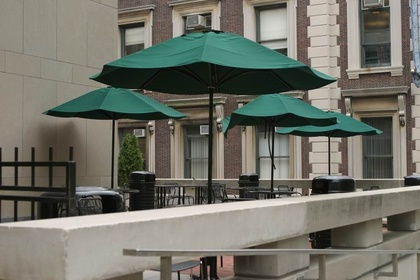
%> input picture test_image_1.jpg, 420 x 280 px, shrunk from 737 x 492 before the run
$ octave --eval "result = feature_geometry_function('test_image_1.jpg');"   (GNU Octave 9; MATLAB toolbox functions it lacks are replaced by stand-ins)
%> lines starting %> are read from the running program, lines starting %| are printed output that depends on the picture
### feature_intensity_with_surface_gradient_bessel.m
function feature = feature_intensity_with_surface_gradient_bessel(imageFile)

% Usages:
%  feature = feature_intensity_with_surface_gradient_bessel(imageFile)
%  computes feature extracted from joint distribution of the intensity
%  image and the scale-space (scale = 1) surface gradient image, by the means of the
%  rigid body moment. The input "imageFile" is a filepath. The
%  output "feature" is a column vector.
%
% Example:
%  feature = feature_intensity_with_surface_gradient_bessel('test_image_1.jpg');
%
% By Tian Tsong Ng, July 2005


scaleSpace = 1;

offset = 10;

momDim = 6;
tempProdMoment = zeros(1,momDim*(momDim-1)/2);
tempInertiaMoment = zeros(1,momDim);


tempMag = [];
tempNInertia = [];
tempNCentroid = [];
tempNProd = [];

% check whether is a image file name or an image matrix
if ischar(imageFile)
    im = imread(imageFile);
else
    im = imageFile;
end

im = im2double(im);
height = size(im,1);
width = size(im,2);

H = ss_surface_gradient_bessel(im,scaleSpace);
H = H(offset:(end-offset),offset:(end-offset),:);
im = im(offset:(end-offset),offset:(end-offset),:);
height = size(im,1);
width = size(im,2);

H = reshape(H,[height*width 3]);
im = reshape(im,[height*width 3]);

H = H/std(H(:));

vectors = [H(:,1) im(:,1) H(:,2) im(:,2) H(:,3) im(:,3)];
clear H im

vectors2 = vectors.^2;
mag = sqrt(sum(vectors2,2));

% compute mag features

tempMag = [mean(mag) var(mag) skewness(mag) kurtosis(mag)];

% compute normalized quantities

mag(mag==0) = 1;
uVectors = vectors./mag(:,[1 1 1 1 1 1]);

uVectors2 = mean(uVectors.^2,1);
uvectorsSum = sum(uVectors2);

for hC = 1:momDim
    tempInertiaMoment(hC) = uvectorsSum - uVectors2(hC);
end

tempNInertia = tempInertiaMoment;

% compute normalized moment of product

momC = 1;
for rr = 1:momDim
    for cc = (rr+1):momDim
        tempProdMoment(momC) = mean(uVectors(:,rr).*uVectors(:,cc));
        momC = momC + 1;
    end
end

tempNProd = tempProdMoment;

% compute normalized centroid

tempNCentroid = mean(uVectors,1);

feature = [tempMag(:) ; tempNInertia(:) ; tempNProd(:) ; tempNCentroid(:)];

### ss_derivative_bessel.m
function d = ss_derivative_bessel(im,dname,s,accuracy_order)

% Usages:
%  d = ss_derivative_bessel(im,dname,s) computes multiple scale-space
%  derivatives of the image "im" at scale "s" in one go specified
%  as in "dname" cell, in the form 'o','x',y','xy','yx','xx' and 'yy'. The
%  output "d" is a cell.
%
%  d = ss_derivative_bessel(im,dname,s,single) computes a single
%  scale-space derivative where "dname" is a string and output "d" is a
%  matrix
%
% Example:
%  d = ss_derivative_bessel(im,{'x','y'},1) return d = {dx,dy}
%  d = ss_derivative_bessel(im,'x',1,true) return d = dx
%
% By Tian Tsong Ng, July 2005

if ~exist('accuracy_order','var')
    accuracy_order = 8;
end

if s > 0
    x = -10:10; T = besseli(x,s,1);
    im = imfilter(im,T'*T,'symmetric','same','corr');
end

% discrete 1d derivative filter of order n
d1_2  = [-1/2 0 1/2];
d1_4  = [1/12 -2/3 0 2/3 -1/12];
d1_6  = [-1/60 3/20 -3/4 0 3/4 -3/20 1/60];
d1_8  = [1/280 -4/105 1/5 -4/5 0 4/5 -1/5 4/105 -1/280];

d2_2  = [1 -2 1];
d2_4  = [-1/12 4/3 -5/2 4/3 -1/12];
d2_6  = [1/90 -3/20 3/2 -49/18 3/2 -3/20 1/90];
d2_8  = [-1/560 8/315 -1/5 8/5 -205/72 8/5 -1/5 8/315 -1/560];

eval(sprintf('d1 = d1_%d;',accuracy_order));
eval(sprintf('d2 = d2_%d;',accuracy_order));

% d3 = [-0.5,1,0,-1,0.5];
% d4 = [1,-4,6,-4,1];

if ~iscell(dname)
    switch dname
        case 'o'
            d = im;
        case 'x'
            d = imfilter(im,d1,'symmetric','same','corr');
        case 'y'
            d = imfilter(im,d1(:),'symmetric','same','corr');
        case 'xx'
            d = imfilter(im,d2,'symmetric','same','corr');
        case 'yy'
            d = imfilter(im,d2(:),'symmetric','same','corr');
        case 'xy'
            d = imfilter(im,d1'*d1,'symmetric','same','corr');
        case 'yx'
            d = imfilter(im,d1'*d1,'symmetric','same','corr');
        otherwise
            fprintf('d order not found\n');
    end
else
    d = cell(1,length(dname));

    for dC = 1:length(dname)
        switch dname{dC}
            case 'o'
                d{dC} = im;
            case 'x'
                d{dC} = imfilter(im,d1,'symmetric','same','corr');
            case 'y'
                d{dC} = imfilter(im,d1(:),'symmetric','same','corr');
            case 'xx'
                d{dC} = imfilter(im,d2,'symmetric','same','corr');
            case 'yy'
                d{dC} = imfilter(im,d2(:),'symmetric','same','corr');
            case 'xy'
                d{dC} = imfilter(im,d1'*d1,'symmetric','same','corr');
            case 'yx'
                d{dC} = imfilter(im,d1'*d1,'symmetric','same','corr');
            otherwise
                fprintf('d order not found\n');
        end
    end
end

### ss_surface_gradient_bessel.m
function surgrad = ss_surface_gradient_bessel(im,s)

% Usages:
%  surgrad = ss_surface_gradient_bessel(im,s) computes scale-space
%  surface gradient of the image "im" at scale "s". The
%  output "surgrad" is a matrix.
%
%  The scale-space kernel used is the discrete scale-space kernel with the
%  form of the Bessel function
%
% Example:
%  im = imread('abc.jpg');
%  d = ss_surface_gradient_bessel(im,1);
%
% By Tian Tsong Ng, July 2005

h = 0.1;

dname = {'x','y'};
d = ss_derivative_bessel(im,dname,s);

scale_E_grad2 = (d{1}.^2 + d{2}.^2)/h^2;

surgrad = sqrt(scale_E_grad2./(1+scale_E_grad2));

### feature_gradient_with_beltrami_bessel.m
function feature = feature_gradient_with_beltrami_bessel(imageFile)

% Usages:
%  feature = feature_intensity_with_surface_gradient_bessel(imageFile)
%  computes feature extracted from joint distribution of the scale-space
%  (scale = 1) Euclidean gradient image and the scale-space (scale = 1)
%  beltrami flow image, by the means of the
%  rigid body moment. The input "imageFile" is a filepath. The
%  output "feature" is a column vector.
%
% Example:
%  feature = feature_gradient_with_beltrami_bessel('test_image_1.jpg');
%
% By Tian Tsong Ng, July 2005


scaleSpace = 1;

offset = 10;

momDim = 6;
tempProdMoment = zeros(1,momDim*(momDim-1)/2);
tempInertiaMoment = zeros(1,momDim);


tempMag = [];
tempNInertia = [];
tempNCentroid = [];
tempNProd = [];


% check whether is a image file name or an image matrix
if ischar(imageFile)
    im = imread(imageFile);
else
    im = imageFile;
end
im = im2double(im);
height = size(im,1);
width = size(im,2);


[im,H] = ss_beltrami_bessel(im,scaleSpace);
H = H(offset:(end-offset),offset:(end-offset),:);
im = im(offset:(end-offset),offset:(end-offset),:);
height = size(im,1);
width = size(im,2);

H = reshape(H,[height*width 3]);
im = reshape(im,[height*width 3]);

H = H/std(H(:));
im = im/std(im(:));

vectors = [H(:,1) im(:,1) H(:,2) im(:,2) H(:,3) im(:,3)];
clear H im

vectors2 = vectors.^2;
mag = sqrt(sum(vectors2,2));

% compute mag features

tempMag = [mean(mag) var(mag) skewness(mag) kurtosis(mag)];

% compute normalized quantities

mag(mag==0) = 1;
uVectors = vectors./mag(:,[1 1 1 1 1 1]);

uVectors2 = mean(uVectors.^2,1);
uvectorsSum = sum(uVectors2);

for hC = 1:momDim
    tempInertiaMoment(hC) = uvectorsSum - uVectors2(hC);
end

tempNInertia = tempInertiaMoment;

% compute normalized moment of product

momC = 1;
for rr = 1:momDim
    for cc = (rr+1):momDim
        tempProdMoment(momC) = mean(uVectors(:,rr).*uVectors(:,cc));
        momC = momC + 1;
    end
end

tempNProd = tempProdMoment;

% compute normalized centroid

tempNCentroid = mean(uVectors,1);

feature = [tempMag(:) ; tempNInertia(:) ; tempNProd(:) ; tempNCentroid(:)];

### ss_beltrami_bessel.m
function [grad,Beltrami] = ss_beltrami_bessel(im,s)

% Usages:
%  [grad,Beltrami] = ss_beltrami_bessel(im,s) computes scale-space
%  Beltrami flow vector of the image "im" at scale "s". The
%  output "grad" is Euclidean gradient image, "Beltrami" is beltrami flow
%  vector (3 components) image.
%
%  The scale-space kernel used is the discrete scale-space kernel in the
%  form of the Bessel function
%
% Example:
%  im = imread('abc.jpg');
%  [grad,Beltrami] = ss_beltrami_bessel(im,1);
%
% By Tian Tsong Ng, July 2005

v = {'x','y'};
I = ss_derivative_bessel(im,v,s);

grad = sqrt(I{1}.^2 + I{2}.^2);

G = cell(2,2);

G{1,1} = 1 + sum(I{1}.^2,3);
G{1,2} = sum(I{1}.*I{2},3);
G{2,1} = G{1,2};
G{2,2} = 1 + sum(I{2}.^2,3);

groot = sqrt(G{1,1}.*G{2,2} - G{1,2}.^2);

Beltrami = zeros(size(im,1),size(im,2),3);

for n = 1:3
    B = 0;
    for diff = 1:2
        temp = 0;
        for m = 1:2
            temp = temp + G{diff,m}.*I{m}(:,:,n);
        end
        B = B + common_derivative(groot.*temp,v{diff});
    end
    Beltrami(:,:,n) = B./groot;
end

### feature_gradient_with_secondForm_bessel.m
function feature = feature_gradient_with_secondForm_bessel(imageFile)

% Usages:
%  feature = feature_intensity_with_surface_gradient_bessel(imageFile)
%  computes feature extracted from joint distribution of the scale-space
%  (scale = 1) Euclidean gradient image and the scale-space (scale = 1)
%  second fundamental form eigenvalue images, by the means of the
%  rigid body moment. The input "imageFile" is a filepath. The
%  output "feature" is a column vector.
%
% Example:
%  feature = feature_gradient_with_secondForm_bessel('test_image_1.jpg');
%
% By Tian Tsong Ng, July 2005


scaleSpace = 1;

offset = 10;

momDim = 9;
tempProdMoment = zeros(1,momDim*(momDim-1)/2);
tempInertiaMoment = zeros(1,momDim);
allOne = ones(1,momDim);

tempMag = [];
tempNInertia = [];
tempNCentroid = [];
tempNProd = [];


% check whether is a image file name or an image matrix
if ischar(imageFile)
    im = imread(imageFile);
else
    im = imageFile;
end
im = im2double(im);
height = size(im,1);
width = size(im,2);

[im,e1,e2] = ss_secondForm_bessel(im,scaleSpace);

e1 = e1(offset:(end-offset),offset:(end-offset),:);
e2 = e2(offset:(end-offset),offset:(end-offset),:);

im = im(offset:(end-offset),offset:(end-offset),:);
height = size(im,1);
width = size(im,2);

e1 = reshape(e1,[height*width 3]);
e2 = reshape(e2,[height*width 3]);
im = reshape(im,[height*width 3]);

e1 = e1/std(e1(:));
e2 = e2/std(e2(:));
im = im/std(im(:));

vectors = [e1(:,1) e2(:,1) im(:,1) e1(:,2) e2(:,2) im(:,2) e1(:,3) e2(:,3) im(:,3)];
clear e1 e2 im

vectors2 = vectors.^2;
mag = sqrt(sum(vectors2,2));

% compute mag features

tempMag = [mean(mag) var(mag) skewness(mag) kurtosis(mag)];


% compute normalized quantities

mag(mag==0) = 1;
uVectors = vectors./mag(:,allOne);

uVectors2 = mean(uVectors.^2,1);
uvectorsSum = sum(uVectors2);

for hC = 1:momDim
    tempInertiaMoment(hC) = uvectorsSum - uVectors2(hC);
end

tempNInertia = tempInertiaMoment;

% compute normalized moment of product

momC = 1;
for rr = 1:momDim
    for cc = (rr+1):momDim
        tempProdMoment(momC) = mean(uVectors(:,rr).*uVectors(:,cc));
        momC = momC + 1;
    end
end

tempNProd = tempProdMoment;

% compute normalized centroid

tempNCentroid = mean(uVectors,1);

feature = [tempMag(:) ; tempNInertia(:) ; tempNProd(:) ; tempNCentroid(:)];

### ss_secondForm_bessel.m
function [grad,eValue1,eValue2] = ss_secondForm_bessel(im,s)

% Usages:
%  [grad,eValue1,eValue2] = ss_secondForm_bessel(im,s) computes scale-space
%  second fundamental form of the image "im" at scale "s". The
%  output "grad" is Euclidean gradient image, "eValue1" is the first eigenvalue
%  image, and "eValue2" is the second eigenvalue image.
%
%  The scale-space kernel used is the discrete scale-space kernel in the
%  form of the Bessel function
%
% Example:
%  im = imread('abc.jpg');
%  [grad,eValue1,eValue2] = ss_secondForm_bessel(im,1);
%
% By Tian Tsong Ng, July 2005


v = {'x','y','xx','yy','xy'};
I = ss_derivative_bessel(im,v,s);

hx2 = I{1}.^2;
hy2 = I{2}.^2;
grad2 = hx2 + hy2;
grad = sqrt(grad2);

% K = (hxx.*hyy - hxy.^2)./((1+ hx.^2 + hy.^2).^2);
% H = 0.5*((1+hx.^2).*hyy - 2*hx.*hy.*hxy + (1+hy.^2).*hxx)./((1+hx.^2+hy.^2).^(3/2));

K = (I{3}.*I{4} - I{5}.^2)./((1 + grad2).^2);
H = 0.5*((1+hx2).*I{4} - 2*I{1}.*I{2}.*I{5} + (1+hy2).*I{3})./((1 + grad2).^(3/2));

A = sqrt(abs(H.^2 - K));

eValue1 = H + A;
eValue2 = H - A;

### feature_joint_spatial_color_patch.m
function feature = feature_joint_spatial_color_patch(imageFile)

% Usages:
%  feature = feature_joint_spatial_color_patch(imageFile)
%  computes feature extracted from joint distribution of the joint spatial
%  color local patches, by the means of the rigid body moment. The input
%  "imageFile" is a filepath. The output "feature" is a column vector.
%
% Example:
%  feature = feature_joint_spatial_color_patch('test_image_1.jpg');
%
% By Tian Tsong Ng, July 2005


% ## binning matrices

% load(fullfile('patch_model','voronoiCell_template.mat'),...
%     'D','Lamda','normAllCell','A');

load(fullfile('voronoiCell_template.mat'),...
    'D','Lamda','normAllCell','A');

histLength = size(normAllCell,1);


cross0 = [-1 , 1 ;
    0 , 0];
cross45 = [1 , -1 ;
    -1, 1];
cross90 = [0 , 0;
    -1 , 1];
cross145 = [1 , -1 ;
    1 , -1];

cross{1} =  cross45;
cross{2} =  cross0;
cross{3} =  cross145;
cross{4} =  cross90;


% ##

scaleSpace = 0.5;

totalPatch = 3000;

saveMeanVector = cell(2);
saveDistFromCentriodMean = cell(2);
saveDistFromCentriodVar = cell(2);
saveMomentOfEnertia = cell(2);

% check whether is a image file name or an image matrix
if ischar(imageFile)
    im = imread(imageFile);
else
    im = imageFile;
end
im = im2double(im);

grayIm = rgb2gray(im);

hx = ss_derivative_gaussian(grayIm,'x',scaleSpace);
hy = ss_derivative_gaussian(grayIm,'y',scaleSpace);

I = hx == 0;
dummyhx = hx;
dummyhx(I) = 10^-10;

hdir = round(atan(hy./dummyhx)/(pi/4));
hdir(hdir==-2) = 2;
hdir = hdir + 2;

imGrad = sqrt(hx.^2 + hy.^2);

set{1} = imGrad < 0.006 & imGrad > 0.001;
set{2} = imGrad >= 0.006;

for setC = 1:2
    set{setC}([1:5 end-5:end],:) = false;
    set{setC}(:,[1:5 end-5:end]) = false;
end

for setC = 1:2

    [RR RC] = find(set{setC});
    setN = length(RR);

    randI = randperm(setN);
    RR = RR(randI);
    RC = RC(randI);

    tempMatrix = zeros(8,totalPatch);
    loopCount = 1;
    patchCount = 1;

    while patchCount <= totalPatch && loopCount <= setN

        sr = RR(loopCount);
        sc = RC(loopCount);
        loopCount = loopCount + 1;

        crossM = cross{hdir(sr,sc)};

        a1 = im(sr+crossM(1,1),sc+crossM(2,1),:);
        a2 = im(sr,sc,:);
        a3 = im(sr+crossM(1,2),sc+crossM(2,2),:);

        x = [a1(:) ; a2(:) ; a3(:)];

        mx = (x - sum(x)/9);
        contrast = mx'*D*mx;
        if contrast > 0
            contrast = sqrt(contrast);
            y = mx/contrast;
            v = Lamda*A'*y;
            tempMatrix(:,patchCount) = v(:);
            patchCount = patchCount + 1;
        end
    end


    tempMatrix = tempMatrix(:,1:patchCount-1)';

    if patchCount-1 > 10

        meanV = mean(tempMatrix,1);


        pointN = size(tempMatrix,1);
        dist2FromCentriod = sum((tempMatrix-meanV(ones(pointN,1),:)).^2,2);

        tempMatrix2 = tempMatrix.^2;
        tempMatrix2Sum = sum(tempMatrix2,2);

        for axisC = 1:8
            tempEnertia(axisC) = mean(tempMatrix2Sum-tempMatrix2(:,axisC));
        end


        saveMeanVector{setC} = meanV;
        saveDistFromCentriodMean{setC} = mean(dist2FromCentriod);
        saveDistFromCentriodVar{setC} = var(dist2FromCentriod);
        saveMomentOfEnertia{setC} = tempEnertia;

    else

        fprintf('setC = %d => patchCount = %d\n',setC,patchCount-1);
        saveMeanVector{setC} = zeros(1,8);
        saveDistFromCentriodMean{setC} = 0;
        saveDistFromCentriodVar{setC} = 0;
        saveMomentOfEnertia{setC} = zeros(1,8);
    end
end

feature = [];

for setC = 1:2
    feature = [feature ; saveMeanVector{setC}(:) ; saveDistFromCentriodVar{setC}(:) ; ...
        saveMomentOfEnertia{setC}(:) ; saveDistFromCentriodMean{setC}(:)];
end

### feature_geometry_function.m
function feature = feature_geometry_function(imageFile)

% Usages:
%
%  feature = feature_geometry_function(imageFile)
%  compute geometry features of 192 dimensions from an imageFile.
%
% Example:
%  feature = feature_geometry_function('test_image_1.jpg');
%
% By Tian Tsong Ng, July 2005

feature = [];

temp = feature_intensity_with_surface_gradient_bessel(imageFile);
%> in feature_intensity_with_surface_gradient_bessel, im is the input picture: size 280x420x3 uint8; mean R, G, B 112.2, 113.4, 103.2
%> after the loop in ss_derivative_bessel, `for dC = 1:length(dname)`: d = 2 items
%> in ss_surface_gradient_bessel, `surgrad = sqrt(scale_E_grad2./(1+scale_E_grad2));`:
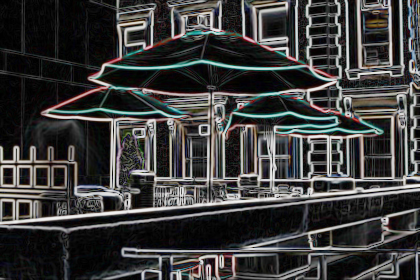
%> surgrad: size 280x420x3 double; mean R, G, B 0.242, 0.241, 0.24
%> in feature_intensity_with_surface_gradient_bessel, `H = H(offset:(end-offset),offset:(end-offset),:);`:
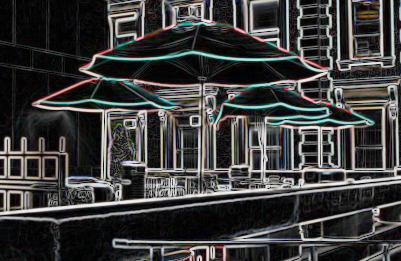
%> H: size 261x401x3 double; mean R, G, B 0.242, 0.241, 0.24
%> in feature_intensity_with_surface_gradient_bessel, `im = im(offset:(end-offset),offset:(end-offset),:);`:
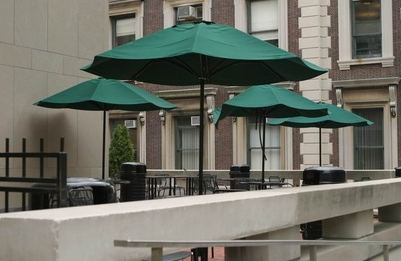
%> im: size 261x401x3 double; mean R, G, B 0.432, 0.44, 0.4
%> in feature_intensity_with_surface_gradient_bessel, `tempMag = [mean(mag) var(mag) skewness(mag) kurtosis(mag)];`: tempMag = [1.99 2.39 1.22 3.29]
%> in feature_intensity_with_surface_gradient_bessel, `uVectors2 = mean(uVectors.^2,1);`: uVectors2 = [0.201 0.143 0.19 0.152 0.189 0.124]
%> in feature_intensity_with_surface_gradient_bessel, `uvectorsSum = sum(uVectors2);`: uvectorsSum = 1
%> after the loop in feature_intensity_with_surface_gradient_bessel, `for hC = 1:momDim`: tempInertiaMoment = [0.799 0.857 0.81 0.848 0.811 0.876]
%> after the loop in feature_intensity_with_surface_gradient_bessel, `for rr = 1:momDim`: momC = 16; tempProdMoment = [0.0938 0.184 0.0985 0.182 0.0868 0.0902 0.144 0.0923 0.131 0.0952 0.184 0.0841 0.0971 0.137 0.0858]
%> in feature_intensity_with_surface_gradient_bessel, `tempNProd = tempProdMoment;`: tempNProd has the same summary as tempProdMoment
%> in feature_intensity_with_surface_gradient_bessel, `tempNCentroid = mean(uVectors,1);`: tempNCentroid = [0.398 0.32 0.39 0.333 0.39 0.299]
%> in feature_intensity_with_surface_gradient_bessel, `feature = [tempMag(:) ; tempNInertia(:) ; tempNProd(:) ; tempNCentroid..`: feature = 31 values, max 3.29 at index 4, min 0.0841 at index 22, mean 0.574
%> temp has the same summary as feature in feature_intensity_with_surface_gradient_bessel
feature = [feature ; temp(:)];

temp = feature_gradient_with_beltrami_bessel(imageFile);
%> in ss_beltrami_bessel, `I = ss_derivative_bessel(im,v,s);`: I = 2 items
%> after the loop in ss_beltrami_bessel, `for n = 1:3`:
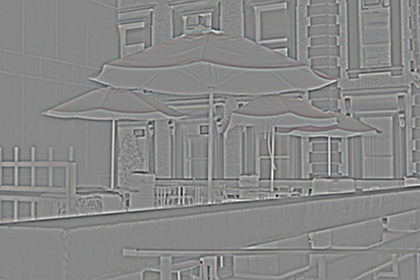
%> Beltrami: size 280x420x3 double; mean R, G, B -2.43e-05, -2.59e-05, -2.72e-05; drawn with min black and max white
%> in feature_gradient_with_beltrami_bessel, `im = im(offset:(end-offset),offset:(end-offset),:);`:
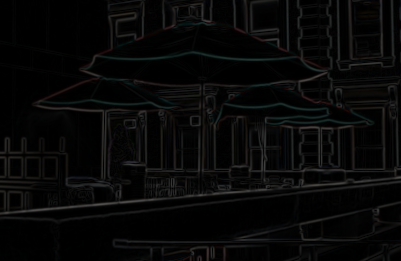
%> im: size 261x401x3 double; mean R, G, B 0.0321, 0.0321, 0.0316
%> in feature_gradient_with_beltrami_bessel, `tempMag = [mean(mag) var(mag) skewness(mag) kurtosis(mag)];`: tempMag = [1.8 4.37 1.67 5.78]
%> in feature_gradient_with_beltrami_bessel, `uVectors2 = mean(uVectors.^2,1);`: uVectors2 = [0.148 0.193 0.142 0.185 0.142 0.19]
%> after the loop in feature_gradient_with_beltrami_bessel, `for hC = 1:momDim`: tempInertiaMoment = [0.852 0.807 0.858 0.815 0.858 0.81]
%> after the loop in feature_gradient_with_beltrami_bessel, `for rr = 1:momDim`: tempProdMoment = [-0.00247 0.124 -0.00228 0.124 -0.00263 -0.00306 0.177 -0.00123 0.178 -0.00294 0.131 -0.00302 -0.00129 0.18 -0.000878]
%> in feature_gradient_with_beltrami_bessel, `tempNProd = tempProdMoment;`: tempNProd has the same summary as tempProdMoment
%> in feature_gradient_with_beltrami_bessel, `tempNCentroid = mean(uVectors,1);`: tempNCentroid = [-0.00647 0.405 -0.00837 0.397 -0.00391 0.402]
%> in feature_gradient_with_beltrami_bessel, `feature = [tempMag(:) ; tempNInertia(:) ; tempNProd(:) ; tempNCentroid..`: feature = 31 values, max 5.78 at index 4, min -0.00837 at index 28, mean 0.668
%> temp has the same summary as feature in feature_gradient_with_beltrami_bessel
feature = [feature ; temp(:)];
%> feature = 62 values, max 5.78 at index 35, min -0.00837 at index 59, mean 0.621

temp = feature_gradient_with_secondForm_bessel(imageFile);
%> in ss_secondForm_bessel, `I = ss_derivative_bessel(im,v,s);`: I = 5 items
%> in feature_gradient_with_secondForm_bessel, `e1 = e1(offset:(end-offset),offset:(end-offset),:);`:
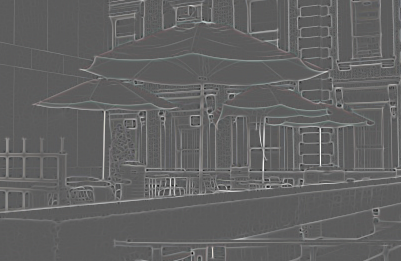
%> e1: size 261x401x3 double; mean R, G, B 0.0156, 0.0157, 0.0156; drawn with min black and max white
%> in feature_gradient_with_secondForm_bessel, `e2 = e2(offset:(end-offset),offset:(end-offset),:);`:
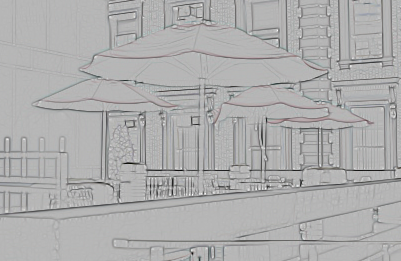
%> e2: size 261x401x3 double; mean R, G, B -0.0156, -0.0156, -0.0155; drawn with min black and max white
%> in feature_gradient_with_secondForm_bessel, `tempMag = [mean(mag) var(mag) skewness(mag) kurtosis(mag)];`: tempMag = [2.27 6.88 1.69 5.96]
%> in feature_gradient_with_secondForm_bessel, `uVectors2 = mean(uVectors.^2,1);`: uVectors2 = [0.105 0.108 0.128 0.0994 0.104 0.123 0.102 0.105 0.126]
%> after the loop in feature_gradient_with_secondForm_bessel, `for hC = 1:momDim`: tempInertiaMoment = [0.895 0.892 0.872 0.901 0.896 0.877 0.898 0.895 0.874]
%> in feature_gradient_with_secondForm_bessel, `tempNInertia = tempInertiaMoment;`: tempNInertia has the same summary as tempInertiaMoment
%> after the loop in feature_gradient_with_secondForm_bessel, `for rr = 1:momDim`: momC = 37; tempProdMoment = 36 values, max 0.12 at index 33, min -0.0644 at index 9, mean 0.0236
%> in feature_gradient_with_secondForm_bessel, `tempNProd = tempProdMoment;`: tempNProd has the same summary as tempProdMoment
%> in feature_gradient_with_secondForm_bessel, `tempNCentroid = mean(uVectors,1);`: tempNCentroid = [0.212 -0.22 0.322 0.206 -0.217 0.316 0.211 -0.217 0.32]
%> in feature_gradient_with_secondForm_bessel, `feature = [tempMag(:) ; tempNInertia(:) ; tempNProd(:) ; tempNCentroid..`: feature = 58 values, max 6.88 at index 2, min -0.22 at index 51, mean 0.458
%> temp has the same summary as feature in feature_gradient_with_secondForm_bessel
feature = [feature ; temp(:)];
%> feature = 120 values, max 6.88 at index 64, min -0.22 at index 113, mean 0.543

temp = feature_joint_spatial_color_patch(imageFile);
%> the run ends on the next line
feature = [feature ; temp(:)];

temp = feature_grayscale_patch(imageFile);
feature = [feature ; temp(:)];
